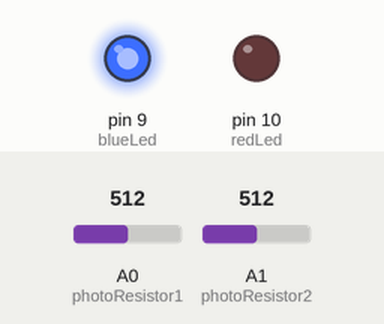
Recording of a sketch running on a simulated Arduino Uno, built with avr-gcc and run on an emulated ATmega328P. Parts: output pins drawn as LEDs (lit = HIGH). The test bench sets the inputs (shaded band); at power-on: A0 (photoResistor1) = 512, A1 (photoResistor2) = 512. What the sketch prints to the serial monitor is not drawn.

Above: at 0.1 s.
Timing chart, 0 to 1.6 s (numbered marks = the images above):
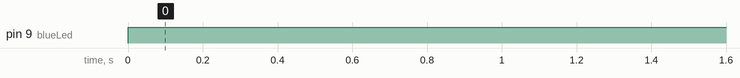

The sketch:

Love_Compatibility_Machine.ino
```cpp
/* Use two photoresistors to turn on the red LED */

//constants
const int photoResistor1 = A0; // Photoresistor1 at Arduino analog pin A0
int photoResistor2 = A1; //Photoresistor2 at Arduino analog pin A1
//positions for LED
const int redLed = 10; // Red Led pin at Arduino pin 10
const int blueLed = 9; // Blue Led pin at Arduino pin 9
//variables
int lightValue;
int lightValue2;  // Store value from photoresistor (0-1023)

void setup() {
  //light into the photoresistor is input, LED is output //Serial.begin(9600);
//Set Red Lep Pin - 10 & Blue Led Pin - 9 as output
pinMode(redLed, OUTPUT);
pinMode(blueLed, OUTPUT);
Serial.begin(9600);
//Set photoResistor1 - A0 & photoResistor2 - A1 as input
pinMode(photoResistor1, INPUT);
pinMode(photoResistor2, INPUT);
}

void loop() {
  lightValue = analogRead(photoResistor1);
  lightValue2 = analogRead(photoResistor2);
  Serial.println("light1:");
  Serial.println(lightValue);
  Serial.println("light2:");
  Serial.println(lightValue2);

//Blue LED turn on when the two photocells not equal
 if (lightValue > 70 || lightValue2 > 70) {
digitalWrite(blueLed, HIGH);
} else {
digitalWrite(blueLed, LOW);
}

//Red LED turn on -- "love"
if (lightValue < 30 && lightValue2 < 30 ){
digitalWrite(redLed, HIGH);
} else if (lightValue < 70 && lightValue2 == 70){
  digitalWrite(redLed, HIGH);
} else {
 digitalWrite(redLed, LOW);
}

}
```

Measured:
- by itself, pin 9 (blueLed): LOW → HIGH at 0.00 s
